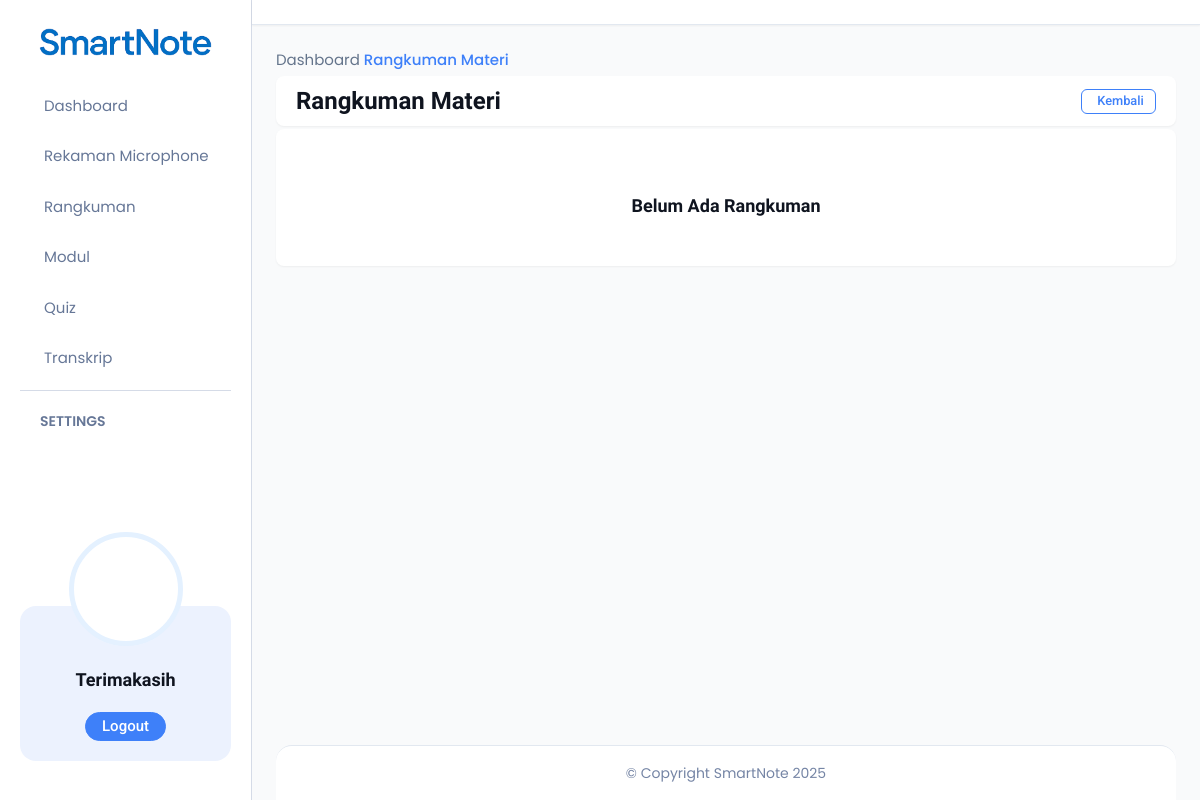
The page /summary (signed in) on the database as committed earlier.
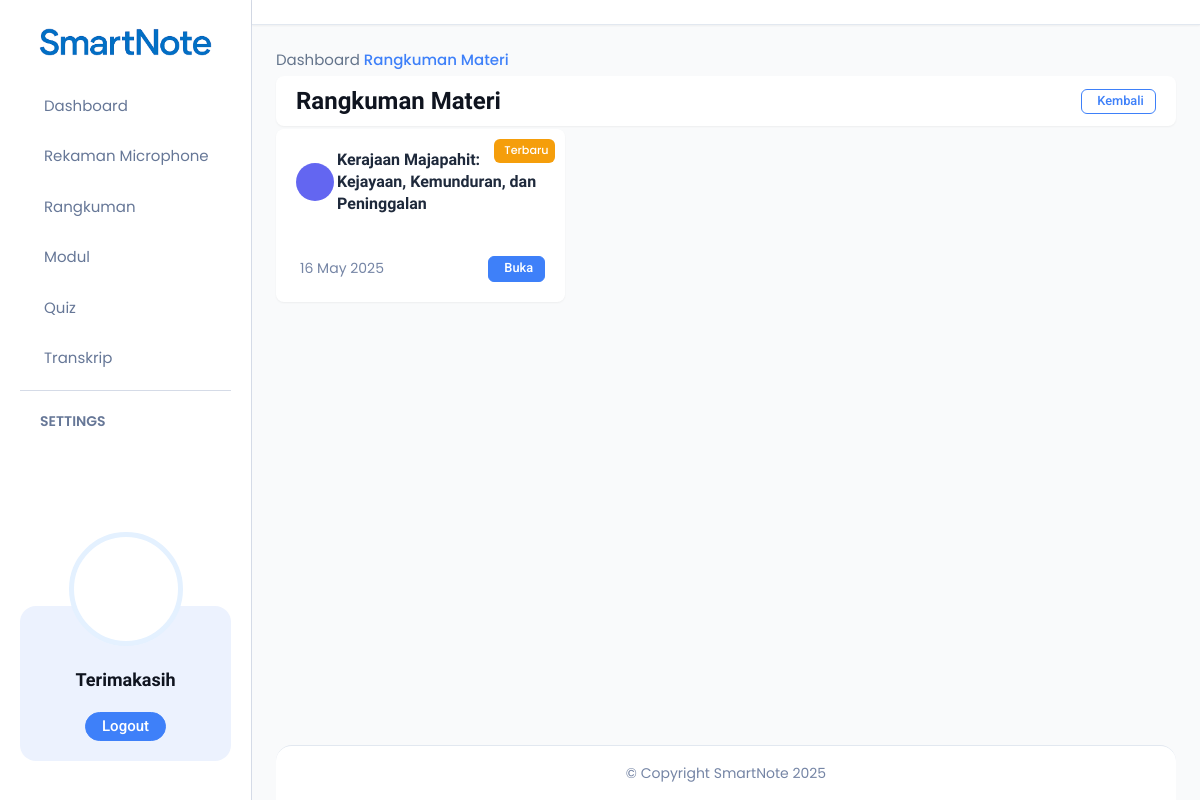
The same page on the database as committed later.
### app/models.py (models this page shows)
class Summarize(db.Model):
    id = db.Column(db.Integer, primary_key=True)
    data_summary = db.Column(db.Text)
    created_at = db.Column(db.DateTime, default=datetime.utcnow)
    transkrip_id = db.Column(db.Integer, db.ForeignKey('transkrip.id'), nullable=False)
    user_id = db.Column(db.Integer, db.ForeignKey('user.id'), nullable=False)

### app/routes/summarize.py (the view)
@summarize_bp.route('/summary')
def list_summary():
    user_id = session.get('user_id')
    if not user_id:
        return redirect(url_for('auth.login'))
    all_summary = Summarize.query.filter_by(user_id=user_id).order_by(Summarize.created_at.desc()).all()
    for s in all_summary:
        try:
            parsed = json.loads(s.data_summary)
            s.judul_rangkuman = parsed[0].get('judul_rangkuman', None)
            s.pengertian_utama = parsed[0].get('pengertian_utama', None)
        except Exception:
            s.judul_rangkuman = None
            s.pengertian_utama = None
    return render_template('list_summary.html', summary_list=all_summary)

### app/templates/list_summary.html (shortened to what this page needs)
<!DOCTYPE html>
<html lang="id">
    <head>
        <link rel="stylesheet" href="{{ url_for('static', filename='assets/css/bootstrap.min.css') }}">
        <link href="https://unpkg.com/phosphor-icons@1.4.2/src/css/icons.min.css" rel="stylesheet">
        <link rel="stylesheet" href="https://cdn.jsdelivr.net/npm/@phosphor-icons/web@2.0.3/src/regular/style.min.css">
        <link rel="stylesheet" href="https://cdn.datatables.net/2.0.8/css/dataTables.dataTables.min.css">
        <link rel="stylesheet" href="{{ url_for('static', filename='assets/css/full-calendar.css') }}">
        <link rel="stylesheet" href="{{ url_for('static', filename='assets/css/jquery-ui.css') }}">
        <link rel="stylesheet" href="{{ url_for('static', filename='assets/css/editor-quill.css') }}">
        <link rel="stylesheet" href="{{ url_for('static', filename='assets/css/apexcharts.css') }}">
        <link rel="stylesheet" href="{{ url_for('static', filename='assets/css/calendar.css') }}">
        <link rel="stylesheet" href="{{ url_for('static', filename='assets/css/jquery-jvectormap-2.0.5.css') }}">
        <link rel="stylesheet" href="{{ url_for('static', filename='assets/css/main.css') }}">
    </head>
<body>
  {% include 'components/sidebar.html' %}
  <div class="dashboard-main-wrapper">
    <div class="top-navbar">
    </div>
    <div class="dashboard-body">
      <div class="d-flex justify-content-between align-items-center mb-4 flex-wrap">
        <div class="breadcrumb">
          <ul class="d-flex align-items-center gap-2 mb-0 p-0" style="list-style: none;">
            <li><a href="{{ url_for('auth.dashboard') }}" class="text-decoration-none">Dashboard</a></li>
            <li><span class="text-main-600">Rangkuman Materi</span></li>
          </ul>
        </div>
      </div>
      <div class="card mb-3">
        <div class="card-body py-3">
          <div class="row align-items-center">
            <div class="col-md-8">
              <h2 class="mb-0 fw-bold" style="font-size: 1.5rem;">Rangkuman Materi</h2>
            </div>
            <div class="col-md-4 text-md-end mt-2 mt-md-0">
              <a href="{{ url_for('auth.dashboard') }}" class="btn btn-outline-main btn-sm">
                 Kembali
              </a>
            </div>
          </div>
        </div>
      </div>
      <div class="row g-4">
        {% for summary in summary_list %}
        <div class="col-md-6 col-lg-4">
          <div class="card card-summary position-relative">
            {% if loop.index == 1 %}
            <span class="featured-badge">
               Terbaru
            </span>
            {% endif %}
            <div class="card-body">
              <div class="d-flex align-items-center mb-0">
                <div class="summary-icon me-3">
                </div>
                <h5 class="card-title mb-0">
                  {{ summary.judul_rangkuman if summary.judul_rangkuman else 'Tanpa Judul' }}
                </h5>
              </div>
            </div>
            <div class="card-footer border-0">
              <div class="d-flex justify-content-between align-items-center">
                <span class="text-gray-200">
                   {{ summary.created_at.strftime('%d %b %Y') }}
                </span>
                <a href="{{ url_for('summarize.show_summary', summarize_id=summary.id) }}"
                  class="btn btn-main btn-sm">
                   Buka
                </a>
              </div>
            </div>
          </div>
        </div>
        {% else %}
        <div class="col-12">
          <div class="card border-0 empty-state">
            <div class="card-body text-center py-5">
              <h5 class="mb-3">Belum Ada Rangkuman</h5>
            </div>
          </div>
        </div>
        {% endfor %}
      </div>
    </div>
    <div class="dashboard-footer">
      <div class="d-flex justify-content-center">
        <p class="text-gray-200 mb-0">&copy; Copyright SmartNote 2025</p>
      </div>
    </div>
  </div>
</body>
</html>

### app/templates/components/sidebar.html (shortened to what this page needs)
<aside class="sidebar">
    <a href="{{ url_for('auth.dashboard') }}" class="sidebar__logo text-center p-20 position-sticky inset-block-start-0 bg-white w-100 z-1 pb-10">
        <img src="{{ url_for('static', filename='assets/images/logo/logo.png') }}" alt="Logo">
    </a>
    <div class="sidebar-menu-wrapper overflow-y-auto scroll-sm">
        <div class="p-20 pt-10">
            <ul class="sidebar-menu">
                <li class="sidebar-menu__item">
                    <a href="{{ url_for('auth.dashboard') }}" class="sidebar-menu__link">
                        <span class="text">Dashboard</span>
                    </a>
                </li>
                <li class="sidebar-menu__item has-dropdown">
                    <a href="javascript:void(0)" class="sidebar-menu__link">
                        <span class="text">Rekaman Microphone</span>
                    </a>
                </li>
                <li class="sidebar-menu__item">
                    <a href="{{ url_for('summarize.list_summary') }}" class="sidebar-menu__link">
                        <span class="text">Rangkuman</span>
                    </a>
                </li>
                <li class="sidebar-menu__item">
                    <a href="{{ url_for('modul.list_modul') }}" class="sidebar-menu__link">
                        <span class="text">Modul</span>
                    </a>
                </li>
                <li class="sidebar-menu__item has-dropdown">
                    <a href="javascript:void(0)" class="sidebar-menu__link">
                        <span class="text">Quiz</span>
                    </a>
                </li>
                <li class="sidebar-menu__item">
                    <a href="{{ url_for('upload.arsip_transkrip_page') }}" class="sidebar-menu__link">
                        <span class="text">Transkrip</span>
                    </a>
                </li>
                <li class="sidebar-menu__item">
                    <span class="text-gray-300 text-sm px-20 pt-20 fw-semibold border-top border-gray-100 d-block text-uppercase">Settings</span>
        </div>
        <div class="p-20 pt-80">
            <div class="bg-main-50 p-20 pt-0 rounded-16 text-center mt-74">
                <span class="border border-5 bg-white mx-auto border-primary-50 w-114 h-114 rounded-circle flex-center text-success-600 text-2xl translate-n74">
                </span>
                <div class="mt-n74">
                    <h5 class="mb-4 mt-22">Terimakasih</h5>
                    <a href="{{ url_for('auth.logout') }}"class="btn btn-main mt-16 rounded-pill">Logout</a>
                </div>
            </div>
        </div>
    </div>
</aside>

### app/templates/list_summary.html (style rules this page uses)
:root { --primary-color: #6366f1; --primary-light: #818cf8; --primary-dark: #4f46e5; --secondary-color: #10b981; --accent-color: #f59e0b; --dark-color: #1e293b; --light-color: #f8fafc; --gray-light: #e2e8f0; --gray-medium: #94a3b8; --gray-dark: #64748b; --shadow-sm: 0 1px 2px rgba(0,0,0,0.05); --shadow-md: 0 4px 6px -1px rgba(0,0,0,0.1); --shadow-lg: 0 10px 15px -3px rgba(0,0,0,0.1); --radius-sm: 0.375rem; --radius-md: 0.5rem; --radius-lg: 0.75rem; }
body { font-family: 'Poppins', sans-serif; background-color: #f9fafb; color: var(--dark-color); }
.dashboard-main-wrapper { background-color: #f9fafb; }
.top-navbar { background-color: white; box-shadow: var(--shadow-sm); padding: 0.75rem 1.5rem; border-bottom: 1px solid var(--gray-light); }
.breadcrumb { margin-bottom: 0 !important; }
.breadcrumb a { color: var(--gray-dark); transition: color 0.2s; }
.breadcrumb .text-main-600 { color: var(--primary-color); font-weight: 500; }
.dashboard-body { padding: 1.5rem; }
.card { border: none; border-radius: var(--radius-md); box-shadow: var(--shadow-sm); transition: all 0.3s ease; overflow: hidden; }
.card-summary { height: 100%; transition: transform 0.3s, box-shadow 0.3s; border-radius: var(--radius-md); background: white; position: relative; display: flex; flex-direction: column; }
.card-body { padding: 1.25rem; flex: 1; }
.card-footer { padding: 1rem 1.25rem; background-color: white; border-top: 1px solid var(--gray-light); }
.card-title { color: var(--dark-color); font-weight: 600; font-size: 1rem; line-height: 1.4; }
.btn { font-weight: 500; padding: 0.4rem 1rem; border-radius: var(--radius-sm); transition: all 0.2s; }
.btn-main { background-color: var(--primary-color); border-color: var(--primary-color); color: white; }
.btn-outline-main { border-color: var(--primary-color); color: var(--primary-color); }
.btn-sm { padding: 0.35rem 0.7rem; font-size: 0.8rem; }
.summary-icon { width: 38px; height: 38px; display: flex; align-items: center; justify-content: center; border-radius: 50%; background-color: var(--primary-color); color: white; font-size: 1.1rem; flex-shrink: 0; }
.featured-badge { position: absolute; top: 10px; right: 10px; background-color: var(--accent-color); color: white; border-radius: var(--radius-sm); padding: 0.35em 0.6em; font-size: 0.7rem; font-weight: 500; z-index: 1; }
.text-gray-200 { color: var(--gray-medium); font-size: 0.875rem; }
.text-gray-300 { color: var(--gray-dark); }
.dashboard-footer { padding: 1rem 1.5rem; background-color: white; border-top: 1px solid var(--gray-light); }
.card-summary { animation: fadeInUp 0.4s ease forwards; }
.row.g-4 { --bs-gutter-x: 1rem; --bs-gutter-y: 1rem; }

Rows that differ between the two databases and show on the page:
added Summarize: judul_rangkuman "Kerajaan Majapahit: Kejayaan, Kemunduran, dan Peninggalan", created_at "16 May 2025"
Other text that changed with them:
text no longer shown: "Belum Ada Rangkuman"
